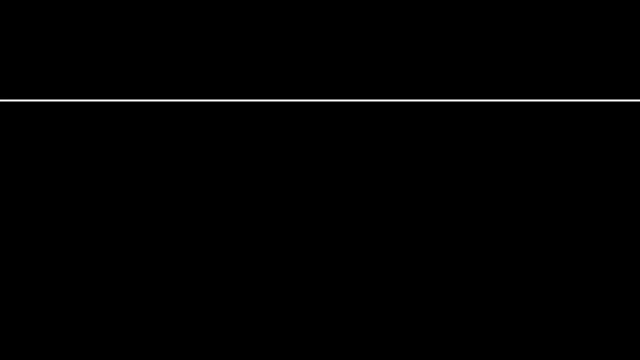
Frame 1 (no input)
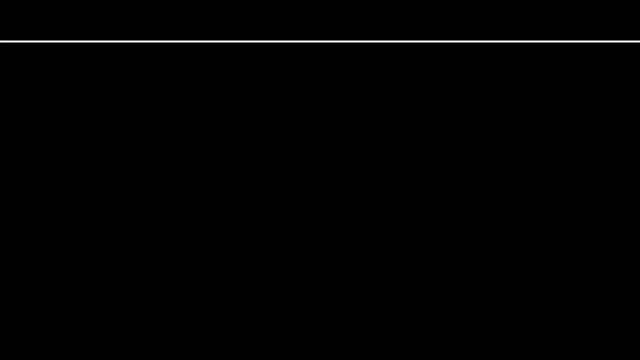
Frame 60 (the mouse pressed at the canvas centre just before this capture)
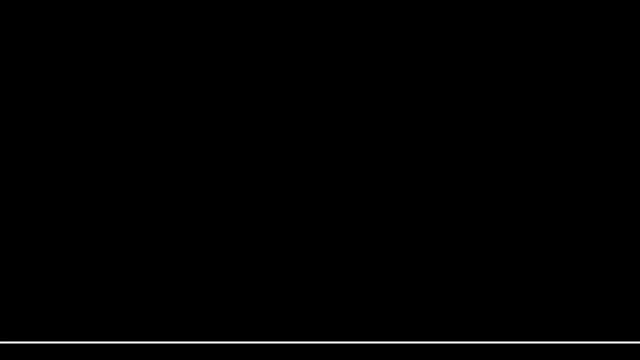
Frame 120 (the mouse held since frame 60 and released just before this capture)

The Processing sketch that drew these frames (run headless with seeded random() and noise(); from frame 60 on, the mouse is pressed at the canvas centre):

// Processing sketch: lineSweep
// ── lineSweep.pde
int y = 100;

void setup() {
  size(640, 360);
  frameRate(30);
  stroke(255);
  strokeWeight(2);

  
}

void draw() {
  background(0);
  line(0 , y, width, y);
  
  
  if (y > 0) {
    y = y - 1;
  } else if (y == 0) {
    y = height; 
  }
  
}
